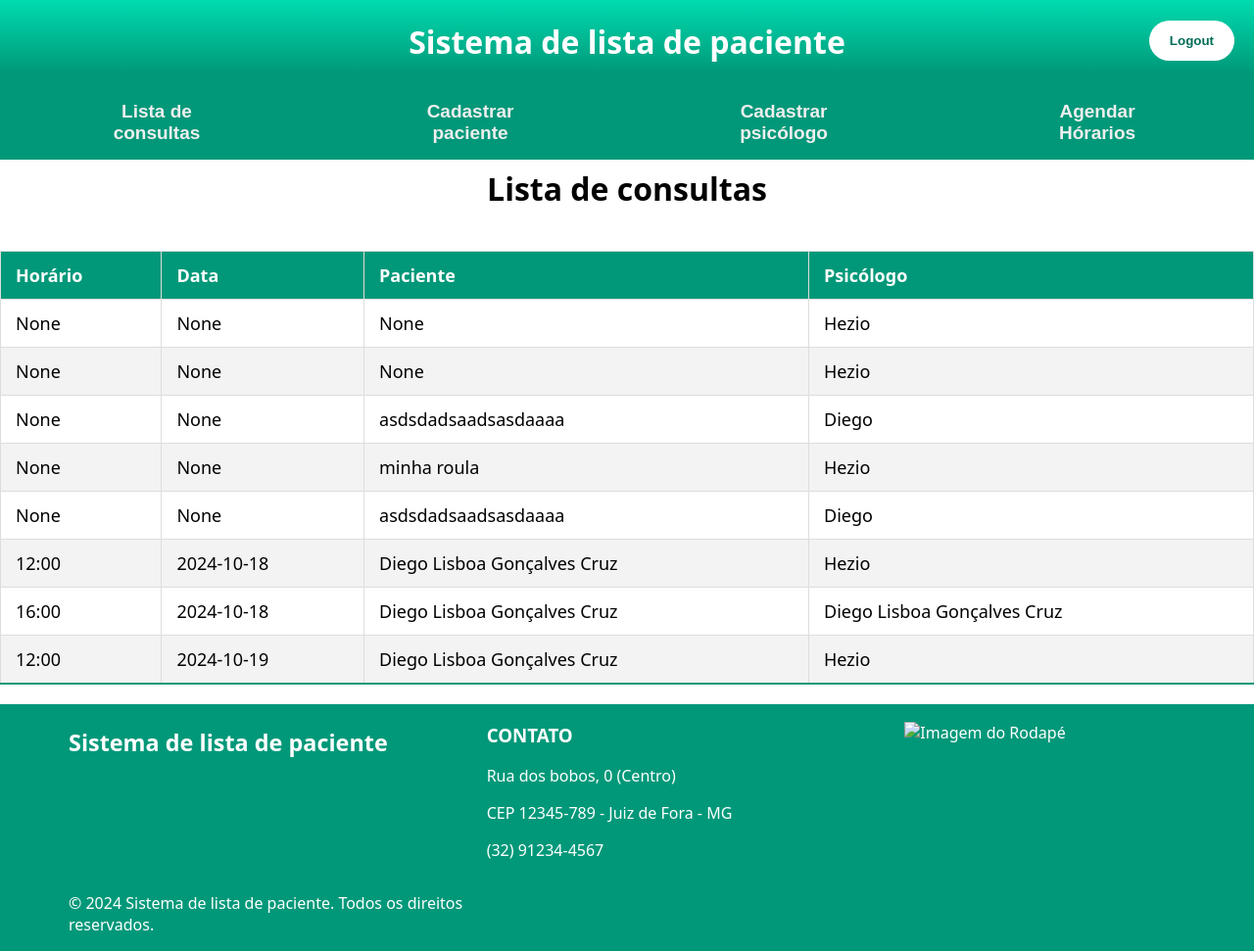
The page / (signed in) on the database as committed earlier.
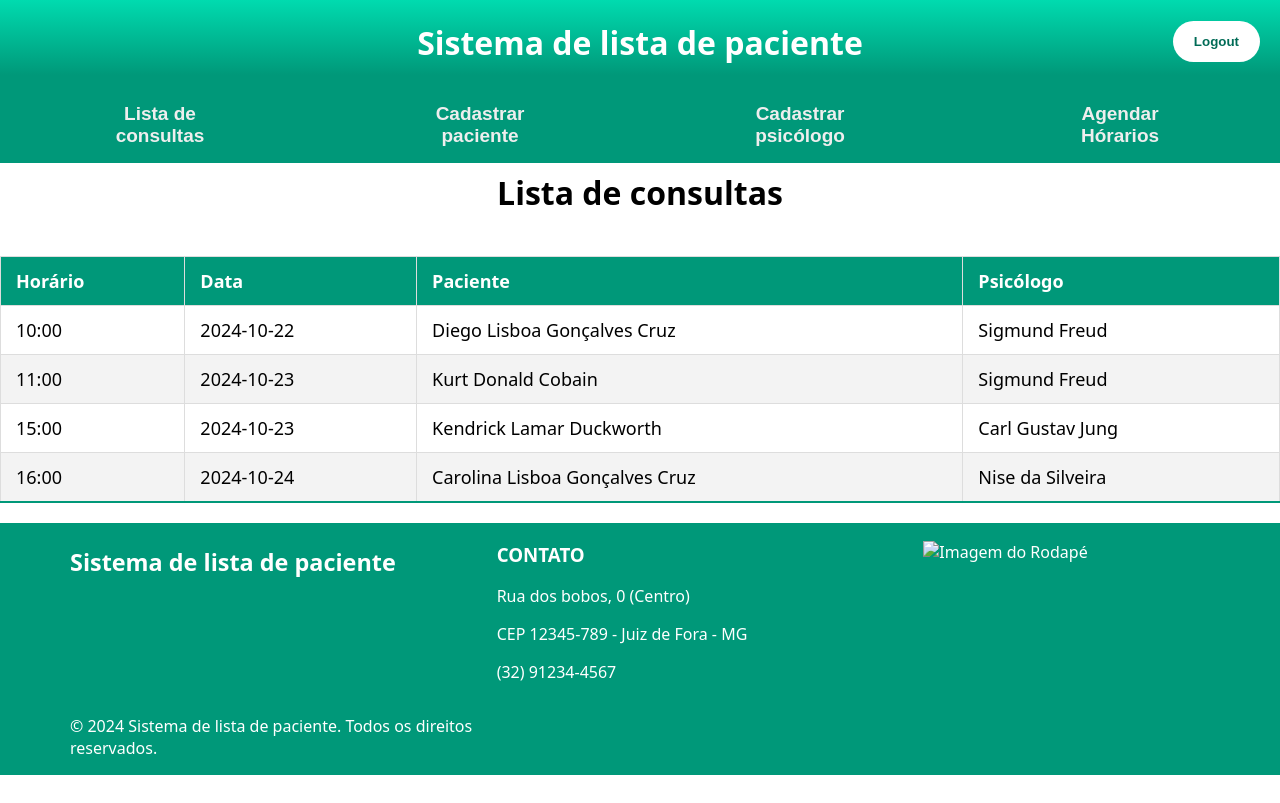
The same page on the database as committed later.
### tables this page shows
CREATE TABLE "lista_espera"
(
    id             INTEGER
        primary key autoincrement,
    paciente_id    INTEGER not null
        references pacientes,
    lista_chegada  TEXT,
    psicologo_id   integer,
    nome_paciente  integer,
    nome_psicologo integer
, data ANY, horario ANY);

### app.py (the view)
@app.route('/')
def lista_pacientes():
    if 'usuario_logado' not in session or session['usuario_logado'] is None:
        return redirect('/login?proxima=lista_pacientes')
    conn = get_db_connection()
    lista_espera = conn.execute(""" SELECT id, horario, data, nome_paciente, nome_psicologo FROM lista_espera ORDER BY data, horario""").fetchall()
    conn.close()
    return render_template('lista_horarios.html', lista_espera=lista_espera, titulo="Lista de consultas")

### app.py (called while the page is built)
def get_db_connection():
    conn = sqlite3.connect('bancopsi.db')
    conn.row_factory = sqlite3.Row
    return conn

### templates/lista_horarios.html
{% extends 'template.html' %}
{% block content %}
  <table>
    <thead>
      <tr>
        <th>Horário</th>
        <th>Data</th>
        <th>Paciente</th>
        <th>Psicólogo</th>
      </tr>
    </thead>
    <tbody>
    {% for entrada in lista_espera %}
      <tr>
        <td>{{ entrada.horario }}</td>
        <td>{{ entrada.data }}</td>
        <td>{{ entrada.nome_paciente }}</td>
        <td>{{ entrada.nome_psicologo }}</td>
      </tr>
    {% endfor %}
    </tbody>
  </table>
{% endblock %}

### templates/template.html (shortened to what this page needs)
<!DOCTYPE html>
<html lang="pt-br">
<head>
    <link rel="stylesheet" type="text/css" href="../static/styles.css" />
</head>
<body>
  <header>
    <div>
      <div class="header-h1">
        <h1>Sistema de lista de paciente</h1>
      </div>
        <div class="btn-logout">
            <form action="/logout">
                <button type="submit">Logout</button>
            </form>
        </div>
      <div class="btn-grid">
          <form action="/">
          <button type="submit">Lista de consultas</button>
        </form>
        <form action="/cad-pac" >
          <button type="submit">Cadastrar paciente</button>
        </form>
        <form action="/cad-pis" >
          <button type="submit">Cadastrar psicólogo</button>
        </form>
        <form action="/pac-pis">
          <button type="submit">Agendar Hórarios</button>
        </form>
      </div>
    </div>
  </header>
  <div class="conteudo">
      <h1>{{ titulo }}</h1>
      {% block content %}
      {% endblock %}
  </div>
  <footer>
    <div class="footer_grid">
      <div class="bloco_esquerdo">
        <h3>Sistema de lista de paciente</h3>
      </div>
      <div class="bloco_central">
        <h3>CONTATO</h3>
        <p>Rua dos bobos, 0 (Centro)</p>
        <p>CEP 12345-789 - Juiz de Fora - MG</p>
        <p>(32) 91234-4567</p>
      </div>
      <div class="bloco_direito">
        <img src="" alt="Imagem do Rodapé">
      </div>
      <div class="direitos_reservados">
        <p>&copy; 2024 Sistema de lista de paciente. Todos os direitos reservados.</p>
      </div>
    </div>
  </footer>
</body>

### static/styles.css (style rules this page uses)
html, body { margin: 0; padding: 0; height: 100%; font-family: system-ui, -apple-system, BlinkMacSystemFont, 'Segoe UI', Roboto, Oxygen, Ubuntu, Cantarell, 'Open Sans', 'Helvetica Neue', sans-serif; }
header { background: rgb(0, 152, 121); background: linear-gradient(0deg, rgba(0, 152, 121, 1) 54%, rgba(0, 219, 175, 1) 100%); width: 100%; height: auto; position: fixed; top: 0; left: 0; right: 0; z-index: 100; padding: 0px 0px; }
header .header-h1 { justify-content: center; text-align: center; align-items: center; color: white; }
header .btn-logout { display: flex; justify-content: right; align-items: center; margin-top: -65px; margin-right: 20px; }
header .btn-logout button { font-weight: bold; border: solid 1px transparent; border-radius: 25px; background-color: white; padding: 12px 20px; color: #006b56; }
header .btn-grid { justify-content: start; text-align: center; align-items: center; display: grid; grid-template-columns: 1fr 1fr 1fr 1fr; width: 100%; margin-left: 0; margin-right: 0; padding-top: 25px; }
header .btn-grid button { cursor: pointer; margin: 0; padding: 16px 100px; background-color: #009879; border: none; font-size: 19px; font-weight: bold; color: #eeeeee; }
footer { background-color: #009879; color: white; margin-bottom: 0; }
.footer_grid { display: grid; grid-template-columns: 1fr 1fr 1fr; position: relative; left: 70px; top: 0px; }
.footer_grid .bloco_esquerdo { font-size: 20px; }
.footer_grid .bloco_central { font-size: 21; }
.footer_grid .bloco_direito { margin-top: 18px; }
.footer_grid .direitos_reservados { display: flex; position: relative; justify-content: left; }
.conteudo { display: grid; grid-template-rows:auto auto ; }
h1, .conteudo h1 { text-align: center; }
table { width: 100%; border-collapse: collapse; margin: 20px 0; font-size: 18px; text-align: left; }
table thead tr { background-color: #009879; color: white; text-align: left; font-weight: bold; }
table th, table td { padding: 12px 15px; border: 1px solid #ddd; }
table tbody tr { border-bottom: 1px solid #ddd; }
table tbody tr:nth-of-type(even) { background-color: #f3f3f3; }
table tbody tr:last-of-type { border-bottom: 2px solid #009879; }

Rows that differ between the two databases and show on the page:
removed lista_espera: horario "None", data "None", nome_paciente "None", nome_psicologo "Hezio"
removed lista_espera: horario "None", data "None", nome_paciente "None", nome_psicologo "Hezio"
removed lista_espera: horario "None", data "None", nome_paciente "asdsdadsaadsasdaaaa", nome_psicologo "Diego"
removed lista_espera: horario "None", data "None", nome_paciente "minha roula", nome_psicologo "Hezio"
removed lista_espera: horario "None", data "None", nome_paciente "asdsdadsaadsasdaaaa", nome_psicologo "Diego"
removed lista_espera: horario "12:00", data "2024-10-18", nome_paciente "Diego Lisboa Gonçalves Cruz", nome_psicologo "Hezio"
removed lista_espera: horario "16:00", data "2024-10-18", nome_paciente "Diego Lisboa Gonçalves Cruz", nome_psicologo "Diego Lisboa Gonçalves Cruz"
removed lista_espera: horario "12:00", data "2024-10-19", nome_paciente "Diego Lisboa Gonçalves Cruz", nome_psicologo "Hezio"
added lista_espera: horario "10:00", data "2024-10-22", nome_paciente "Diego Lisboa Gonçalves Cruz", nome_psicologo "Sigmund Freud"
added lista_espera: horario "11:00", data "2024-10-23", nome_paciente "Kurt Donald Cobain", nome_psicologo "Sigmund Freud"
added lista_espera: horario "15:00", data "2024-10-23", nome_paciente "Kendrick Lamar Duckworth", nome_psicologo "Carl Gustav Jung"
added lista_espera: horario "16:00", data "2024-10-24", nome_paciente "Carolina Lisboa Gonçalves Cruz", nome_psicologo "Nise da Silveira"
